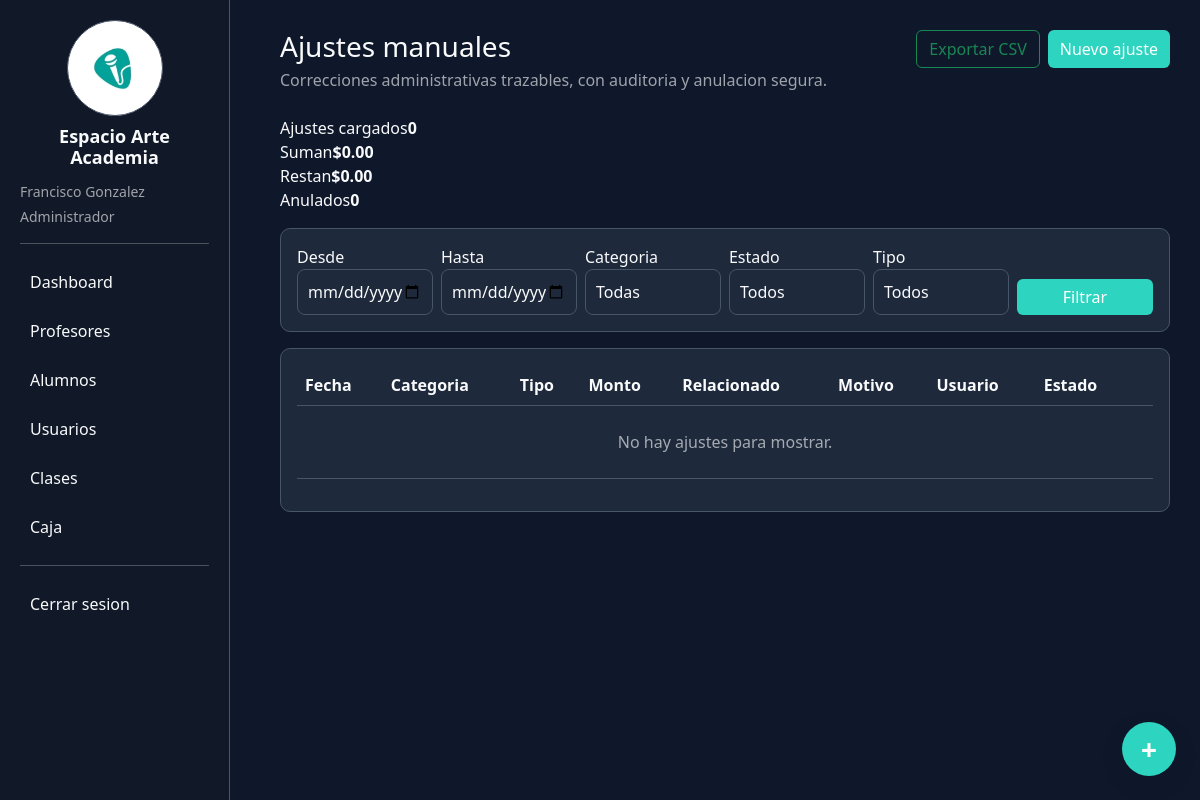
The page /ajustes (signed in) on the database its author committed.
### tables this page shows
CREATE TABLE configuracion (
        clave TEXT PRIMARY KEY,
        valor TEXT
    );

### app.py (the view)
@app.route("/ajustes")
@roles_required("admin")
def ajustes_manuales():
    conn = get_conn()
    filtros = {
        "desde": normalizar_fecha(request.args.get("desde")) or "",
        "hasta": normalizar_fecha(request.args.get("hasta")) or "",
        "categoria": normalizar_categoria_ajuste(request.args.get("categoria")) if request.args.get("categoria") else "",
        "estado": request.args.get("estado") if request.args.get("estado") in ["activo", "anulado"] else "",
        "tipo_ajuste": normalizar_tipo_ajuste(request.args.get("tipo_ajuste")) if request.args.get("tipo_ajuste") else "",
        "alumno_id": validar_entero(request.args.get("alumno_id")),
        "profesor_id": validar_entero(request.args.get("profesor_id"))
    }
    condiciones = []
    valores = []
    if filtros["desde"]:
        condiciones.append("ajustes_manuales.fecha>=?")
        valores.append(filtros["desde"])
    if filtros["hasta"]:
        condiciones.append("ajustes_manuales.fecha<=?")
        valores.append(filtros["hasta"])
    if filtros["categoria"]:
        condiciones.append("ajustes_manuales.categoria=?")
        valores.append(filtros["categoria"])
    if filtros["estado"]:
        condiciones.append("ajustes_manuales.estado=?")
        valores.append(filtros["estado"])
    if filtros["tipo_ajuste"]:
        condiciones.append("ajustes_manuales.tipo_ajuste=?")
        valores.append(filtros["tipo_ajuste"])
    if filtros["alumno_id"]:
        condiciones.append("ajustes_manuales.alumno_id=?")
        valores.append(filtros["alumno_id"])
    if filtros["profesor_id"]:
        condiciones.append("ajustes_manuales.profesor_id=?")
        valores.append(filtros["profesor_id"])
    where = "WHERE " + " AND ".join(condiciones) if condiciones else ""
    ajustes = conn.execute("""
        SELECT ajustes_manuales.*, alumnos.apellido_nombre AS alumno,
               profesores.nombre_apellido AS profesor
        FROM ajustes_manuales
        LEFT JOIN alumnos ON ajustes_manuales.alumno_id = alumnos.id
        LEFT JOIN profesores ON ajustes_manuales.profesor_id = profesores.id
        """ + where + """
        ORDER BY ajustes_manuales.fecha DESC, ajustes_manuales.id DESC
    """, valores).fetchall()
    resumen = conn.execute("""
        SELECT
            COUNT(*) AS cantidad,
            COALESCE(SUM(CASE WHEN estado='activo' AND signo='positivo' THEN monto ELSE 0 END), 0) AS positivos,
            COALESCE(SUM(CASE WHEN estado='activo' AND signo='negativo' THEN monto ELSE 0 END), 0) AS negativos,
            COUNT(CASE WHEN estado='anulado' THEN 1 END) AS anulados
        FROM ajustes_manuales
    """).fetchone()
    alumnos = conn.execute("SELECT * FROM alumnos ORDER BY apellido_nombre").fetchall()
    profesores = conn.execute("SELECT * FROM profesores ORDER BY nombre_apellido").fetchall()
    conn.close()
    return render_template(
        "ajustes.html",
        ajustes=ajustes,
        resumen=resumen,
        filtros=filtros,
        alumnos=alumnos,
        profesores=profesores,
        tipos_ajuste=TIPOS_AJUSTE_MANUAL,
        categorias_ajuste=CATEGORIAS_AJUSTE_MANUAL
    )

### app.py (called while the page is built)
def get_conn():
    conn = sqlite3.connect(DB_PATH, timeout=30)
    conn.row_factory = sqlite3.Row
    return conn

def validar_entero(valor):
    try:
        return int(valor)
    except (TypeError, ValueError):
        return None

def obtener_configuracion(conn):
    filas = conn.execute("SELECT clave, valor FROM configuracion").fetchall()
    return {fila["clave"]: fila["valor"] for fila in filas}

def normalizar_fecha(valor):
    valor = (valor or "").strip()
    if not valor:
        return ""
    try:
        return datetime.strptime(valor, "%Y-%m-%d").strftime("%Y-%m-%d")
    except ValueError:
        return ""

def normalizar_rol(valor):
    valor = (valor or "").strip().lower()
    if valor in ["comun", "administrativo", "recepción"]:
        return "recepcion"
    return valor if valor in ROLES else "recepcion"

def usuario_actual():
    if not session.get("usuario_id"):
        return None
    return {
        "id": session["usuario_id"],
        "nombre": session["usuario_nombre"],
        "rol": normalizar_rol(session["usuario_rol"]),
        "rol_nombre": ROLE_LABELS.get(normalizar_rol(session["usuario_rol"]), session["usuario_rol"]),
        "profesor_id": session.get("profesor_id")
    }

def permisos_usuario_actual():
    if not session.get("usuario_id"):
        return set()
    rol = normalizar_rol(session.get("usuario_rol"))
    try:
        conn = get_conn()
        usuario = conn.execute("SELECT activo, rol FROM usuarios WHERE id=?", (session["usuario_id"],)).fetchone()
        if not usuario or int(usuario["activo"] or 0) == 0:
            conn.close()
            return set()
        rol = normalizar_rol(usuario["rol"])
        permisos = {
            fila["permiso_codigo"]
            for fila in conn.execute("""
                SELECT permiso_codigo
                FROM rol_permisos
                WHERE rol_codigo=?
            """, (rol,)).fetchall()
        }
        conn.close()
        return permisos
    except sqlite3.Error:
        return set(DEFAULT_ROLE_PERMISSIONS.get(rol, []))

def tiene_permiso(permiso):
    return permiso in permisos_usuario_actual()

def puede(permiso):
    return tiene_permiso(permiso)

def puede_gestionar_clases():
    return tiene_permiso("clases.crear") or tiene_permiso("clases.editar")

def puede_ver_pagos():
    return tiene_permiso("caja.ver")

### templates/ajustes.html (shortened to what this page needs)
{% extends "base.html" %}
{% block content %}
<div class="d-flex justify-content-between align-items-start gap-3 flex-wrap mb-4">
    <div>
        <h3 class="mb-1">Ajustes manuales</h3>
        <p class="text-muted mb-0">Correcciones administrativas trazables, con auditoria y anulacion segura.</p>
    </div>
    <div class="d-flex gap-2 flex-wrap">
        <a class="btn btn-outline-success" href="/ajustes/exportar_csv">Exportar CSV</a>
        <button class="btn btn-primary" data-bs-toggle="modal" data-bs-target="#modalAjuste">Nuevo ajuste</button>
    </div>
</div>
<div class="account-summary mb-3">
    <div><span>Ajustes cargados</span><strong>{{ resumen.cantidad or 0 }}</strong></div>
    <div><span>Suman</span><strong>${{ "%.2f"|format(resumen.positivos or 0) }}</strong></div>
    <div><span>Restan</span><strong>${{ "%.2f"|format(resumen.negativos or 0) }}</strong></div>
    <div><span>Anulados</span><strong>{{ resumen.anulados or 0 }}</strong></div>
</div>
<div class="card p-3 mb-3">
    <form method="GET" class="row g-2 align-items-end">
        <div class="col-md-2">
            <label>Desde</label>
            <input type="date" name="desde" class="form-control" value="{{ filtros.desde }}">
        </div>
        <div class="col-md-2">
            <label>Hasta</label>
            <input type="date" name="hasta" class="form-control" value="{{ filtros.hasta }}">
        </div>
        <div class="col-md-2">
            <label>Categoria</label>
            <select name="categoria" class="form-control">
                <option value="">Todas</option>
            </select>
        </div>
        <div class="col-md-2">
            <label>Estado</label>
            <select name="estado" class="form-control">
                <option value="">Todos</option>
            </select>
        </div>
        <div class="col-md-2">
            <label>Tipo</label>
            <select name="tipo_ajuste" class="form-control">
                <option value="">Todos</option>
            </select>
        </div>
        <div class="col-md-2">
            <button class="btn btn-primary w-100">Filtrar</button>
        </div>
    </form>
</div>
<div class="card p-3">
    <div class="table-responsive">
        <table class="table align-middle">
            <thead>
                <tr>
                    <th>Fecha</th>
                    <th>Categoria</th>
                    <th>Tipo</th>
                    <th>Monto</th>
                    <th>Relacionado</th>
                    <th>Motivo</th>
                    <th>Usuario</th>
                    <th>Estado</th>
                    <th></th>
                </tr>
            </thead>
            <tbody>
                {% for ajuste in ajustes %}
                <tr>
                    <td>{{ ajuste.fecha }}</td>
                    <td><span class="badge bg-secondary">{{ ajuste.categoria }}</span></td>
                    <td>{{ ajuste.tipo_ajuste.replace("_", " ")|capitalize }}</td>
                    <td>
                        <span class="badge {{ 'bg-success' if ajuste.signo == 'positivo' else 'bg-danger' }}">
                            {{ '+' if ajuste.signo == 'positivo' else '-' }} ${{ "%.2f"|format(ajuste.monto or 0) }}
                        </span>
                    </td>
                    <td>
                        {{ ajuste.alumno or ajuste.profesor or ajuste.entidad_relacionada or "-" }}
                        {% if ajuste.liquidacion_id %}<div class="text-muted small">Liquidacion #{{ ajuste.liquidacion_id }}</div>{% endif %}
                    </td>
                    <td>
                        <strong>{{ ajuste.motivo }}</strong>
                        {% if ajuste.observacion %}<div class="text-muted small">{{ ajuste.observacion }}</div>{% endif %}
                    </td>
                    <td>{{ ajuste.usuario_creador_nombre or "-" }}</td>
                    <td>
                        <span class="badge {{ 'bg-success' if ajuste.estado == 'activo' else 'bg-danger' }}">{{ ajuste.estado }}</span>
                        {% if ajuste.motivo_anulacion %}<div class="text-muted small">{{ ajuste.motivo_anulacion }}</div>{% endif %}
                    </td>
                    <td class="text-end">
                        {% if ajuste.estado == "activo" %}
                        <form method="POST" action="/anular_ajuste_manual" onsubmit="return confirm('Anular este ajuste? Se generara el reverso correspondiente.')">
                            <input type="hidden" name="ajuste_id" value="{{ ajuste.id }}">
                            <input type="hidden" name="redirect_to" value="/ajustes">
                            <input name="motivo_anulacion" class="form-control form-control-sm mb-1" placeholder="Motivo de anulacion" required>
                            <button class="btn btn-sm btn-outline-danger">Anular</button>
                        </form>
                        {% endif %}
                    </td>
                </tr>
                {% else %}
                <tr><td colspan="9" class="text-center text-muted py-4">No hay ajustes para mostrar.</td></tr>
                {% endfor %}
            </tbody>
        </table>
    </div>
</div>
{% endblock %}

### templates/base.html (shortened to what this page needs)
<!DOCTYPE html>
<html>
<head>
<link href="https://cdn.jsdelivr.net/npm/bootstrap@5.3.0/dist/css/bootstrap.min.css" rel="stylesheet">
</head>
<body>
<div class="sidebar">
    <div class="brand-block">
        <img src="{{ url_for('static', filename=configuracion.logo_app | default('logo.jpeg')) }}" alt="{{ configuracion.nombre_app | default('Espacio Arte Academia') }}">
        <h4>{{ configuracion.nombre_app | default("Espacio Arte Academia") }}</h4>
    </div>
    {% if usuario_actual %}
    <div class="text-muted small mb-1">{{ usuario_actual.nombre }}</div>
    <div class="text-muted small mb-3">{{ usuario_actual.rol_nombre }}</div>
    {% endif %}
    <hr>
    {% if puede("dashboard.ver") %}
    <a href="/">Dashboard</a>
    {% endif %}
    {% if puede("profesores.ver") %}
    <a href="/profesores">Profesores</a>
    {% endif %}
    {% if puede("alumnos.ver") %}
    <a href="/alumnos">Alumnos</a>
    {% endif %}
    {% if puede("usuarios.ver") %}
    <a href="/usuarios">Usuarios</a>
    {% endif %}
    {% if puede("clases.ver") %}
    <a href="/clases">Clases</a>
    {% endif %}
    {% if puede("caja.ver") %}
    <a href="/caja">Caja</a>
    {% endif %}
    {% if usuario_actual %}
    <hr>
    <a href="/logout">Cerrar sesion</a>
    {% endif %}
</div>
<div class="content">
{% block content %}{% endblock %}
</div>
{% if puede("configuracion.editar") %}
<button class="theme-button" data-bs-toggle="modal" data-bs-target="#modalApariencia" title="Personalizar apariencia">
    +
</button>
{% endif %}
</body>
</html>

### rows shown on the page
configuracion: valor (picture)
configuracion: nombre_app "Espacio Arte Academia"

### other values the page prints
{{ usuario_actual.nombre }} "Francisco Gonzalez"
{{ usuario_actual.rol_nombre }} "Administrador"
{{ resumen.cantidad or 0 }} "0"
{{ "%.2f"|format(resumen.positivos or 0) }} "0.00"
{{ "%.2f"|format(resumen.negativos or 0) }} "0.00"
{{ resumen.anulados or 0 }} "0"
